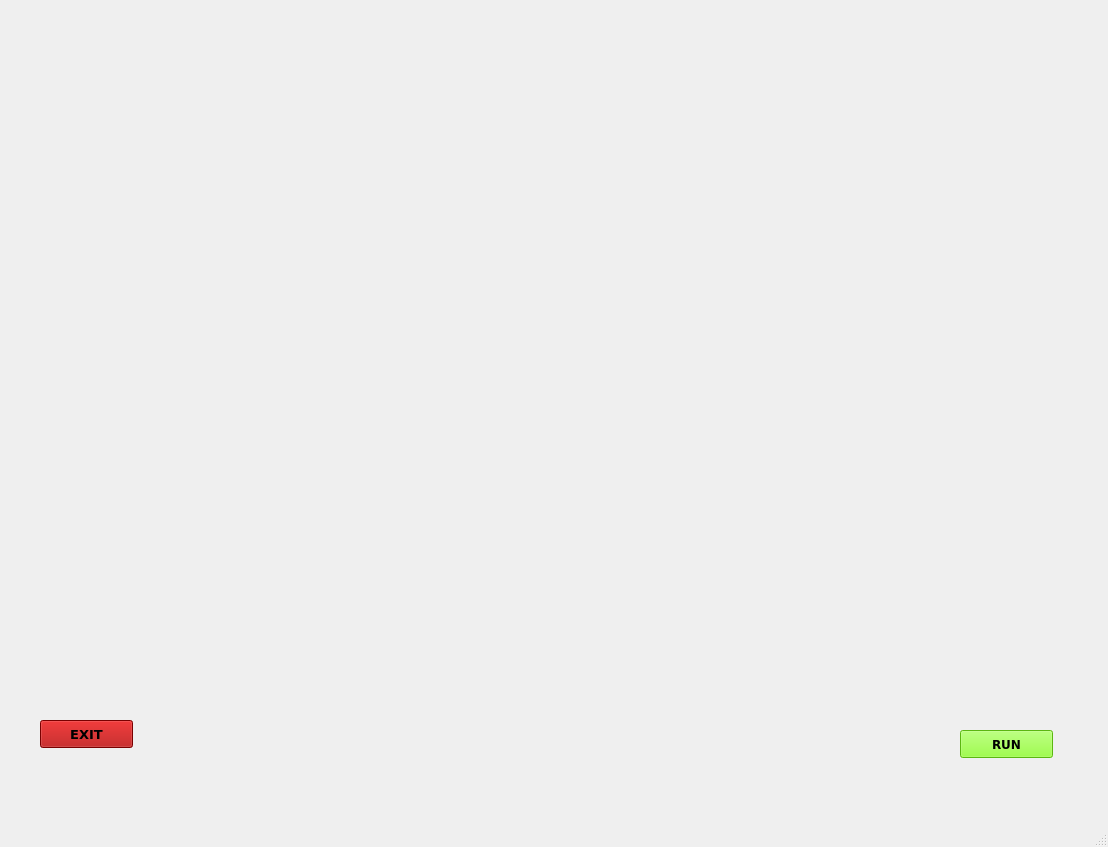
<?xml version="1.0" encoding="UTF-8"?>
<ui version="4.0">
 <class>Virtual_AI_UI</class>
 <widget class="QMainWindow" name="Virtual_AI_UI">
  <property name="geometry">
   <rect>
    <x>0</x>
    <y>0</y>
    <width>1108</width>
    <height>847</height>
   </rect>
  </property>
  <property name="windowTitle">
   <string>MainWindow</string>
  </property>
  <widget class="QWidget" name="centralwidget">
   <widget class="QLabel" name="label">
    <property name="geometry">
     <rect>
      <x>0</x>
      <y>0</y>
      <width>1111</width>
      <height>801</height>
     </rect>
    </property>
    <property name="text">
     <string/>
    </property>
    <property name="pixmap">
     <pixmap>../Virtual_AI_Assistant/Gif/3.gif</pixmap>
    </property>
    <property name="scaledContents">
     <bool>true</bool>
    </property>
   </widget>
   <widget class="QPushButton" name="pushButton">
    <property name="geometry">
     <rect>
      <x>960</x>
      <y>730</y>
      <width>93</width>
      <height>28</height>
     </rect>
    </property>
    <property name="font">
     <font>
      <family>Verdana</family>
      <pointsize>9</pointsize>
      <weight>75</weight>
      <italic>false</italic>
      <bold>true</bold>
      <underline>false</underline>
      <strikeout>false</strikeout>
     </font>
    </property>
    <property name="cursor">
     <cursorShape>UpArrowCursor</cursorShape>
    </property>
    <property name="styleSheet">
     <string notr="true">
background-color: rgb(128, 255, 24)</string>
    </property>
    <property name="text">
     <string>RUN</string>
    </property>
    <property name="iconSize">
     <size>
      <width>20</width>
      <height>20</height>
     </size>
    </property>
   </widget>
   <widget class="QPushButton" name="pushButton_2">
    <property name="geometry">
     <rect>
      <x>40</x>
      <y>720</y>
      <width>93</width>
      <height>28</height>
     </rect>
    </property>
    <property name="font">
     <font>
      <family>Verdana</family>
      <pointsize>10</pointsize>
      <weight>75</weight>
      <bold>true</bold>
     </font>
    </property>
    <property name="styleSheet">
     <string notr="true">background-color: rgb(170, 0, 0);</string>
    </property>
    <property name="text">
     <string>EXIT</string>
    </property>
    <property name="iconSize">
     <size>
      <width>20</width>
      <height>20</height>
     </size>
    </property>
    <property name="checkable">
     <bool>false</bool>
    </property>
   </widget>
   <widget class="QTextBrowser" name="textBrowser">
    <property name="geometry">
     <rect>
      <x>0</x>
      <y>0</y>
      <width>141</width>
      <height>51</height>
     </rect>
    </property>
    <property name="styleSheet">
     <string notr="true">background:transparent;
border-radius:none;</string>
    </property>
   </widget>
   <widget class="QTextBrowser" name="textBrowser_2">
    <property name="geometry">
     <rect>
      <x>140</x>
      <y>0</y>
      <width>141</width>
      <height>51</height>
     </rect>
    </property>
    <property name="styleSheet">
     <string notr="true">background:transparent;
border-radius:none;</string>
    </property>
   </widget>
   <widget class="QLabel" name="label_2">
    <property name="geometry">
     <rect>
      <x>700</x>
      <y>0</y>
      <width>381</width>
      <height>261</height>
     </rect>
    </property>
    <property name="text">
     <string/>
    </property>
    <property name="pixmap">
     <pixmap>../Virtual_AI_Assistant/Gif/4.png</pixmap>
    </property>
    <property name="scaledContents">
     <bool>true</bool>
    </property>
   </widget>
  </widget>
  <widget class="QMenuBar" name="menubar">
   <property name="geometry">
    <rect>
     <x>0</x>
     <y>0</y>
     <width>1108</width>
     <height>26</height>
    </rect>
   </property>
  </widget>
  <widget class="QStatusBar" name="statusbar"/>
 </widget>
 <resources/>
 <connections/>
</ui>
